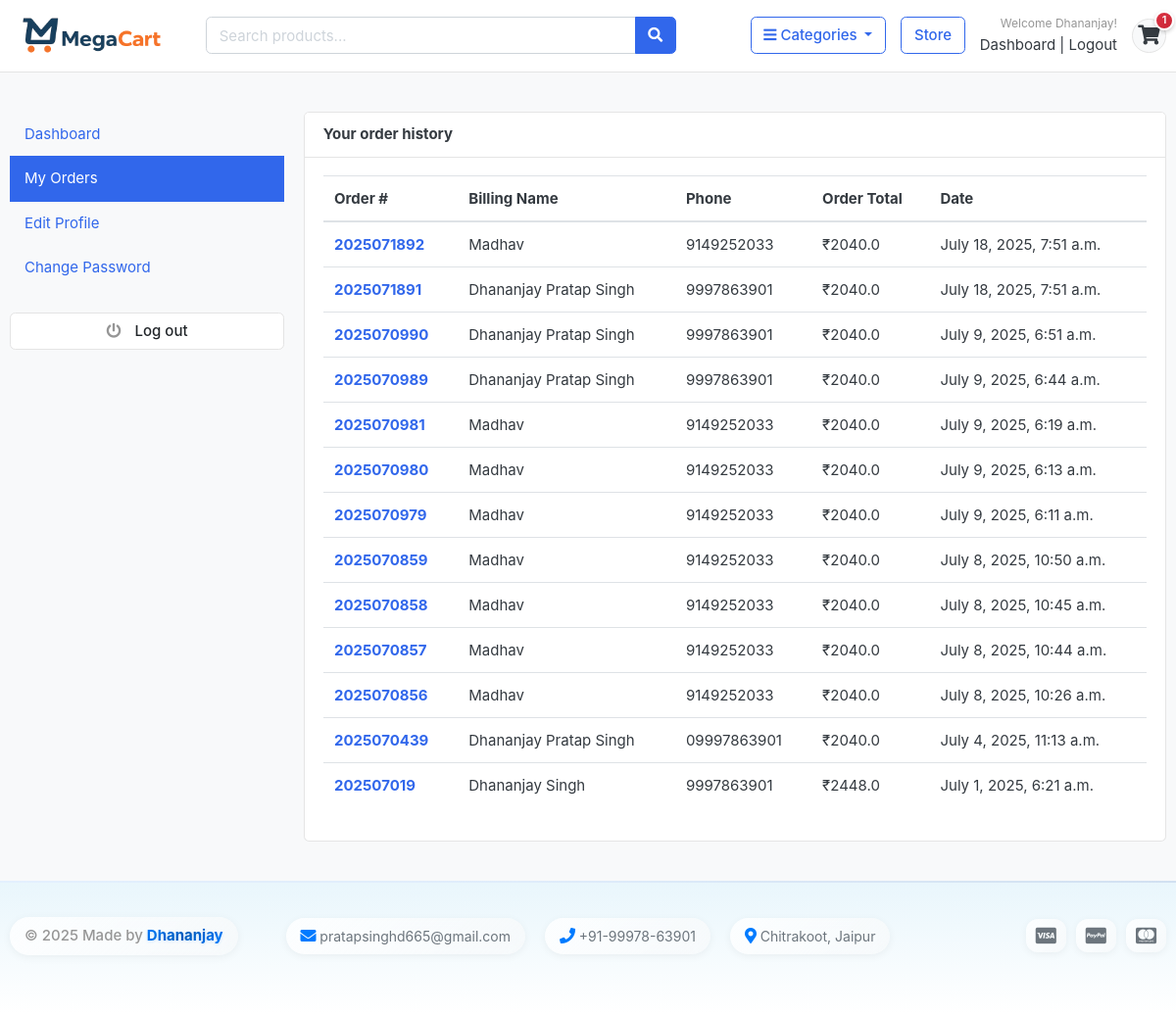
The app's page /accounts/my_orders/ (signed in), older data.
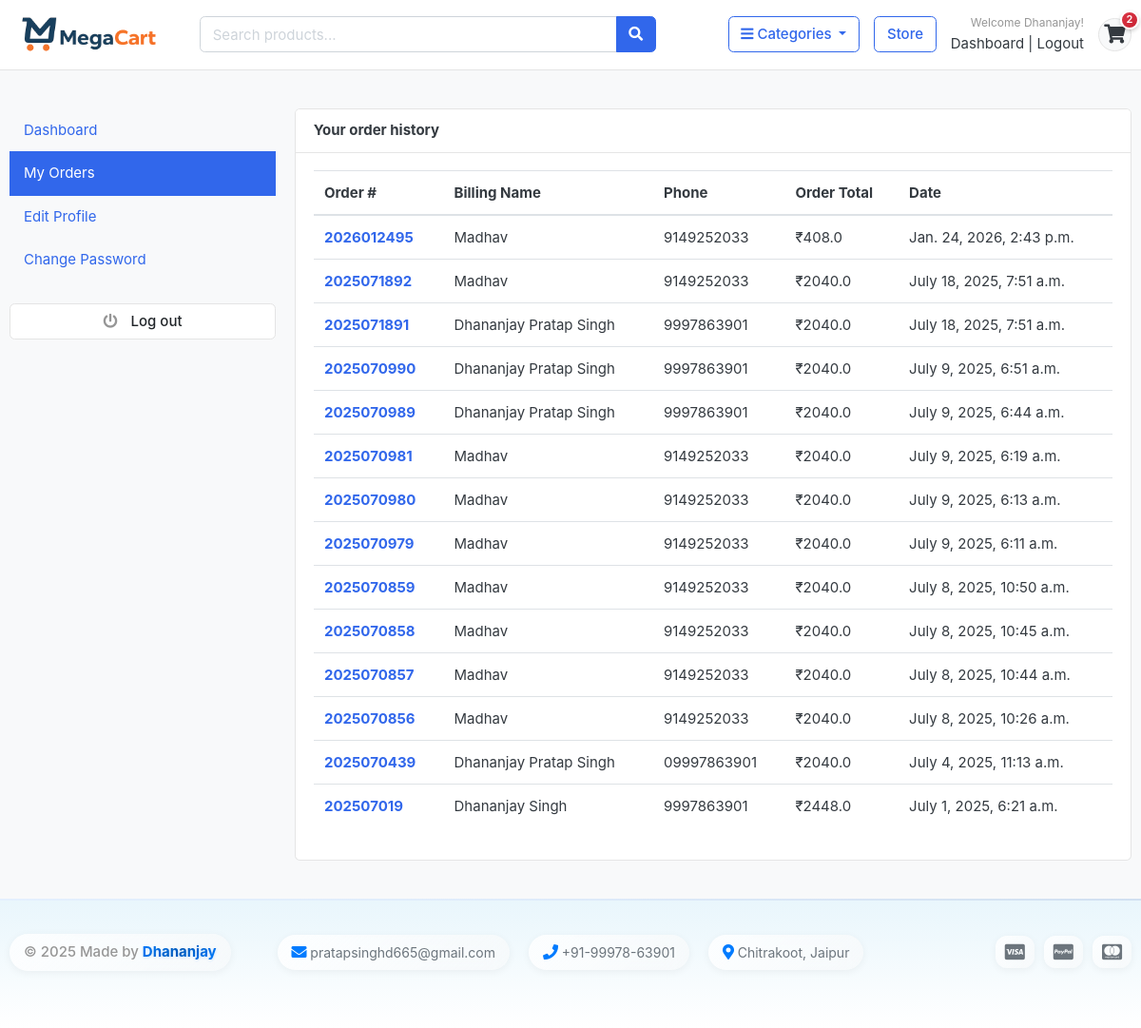
The same page, newer data.
### orders/models.py (models this page shows, shortened)
class Order(models.Model):
    STATUS = (
        ('New', 'New'),
        ('Accepted', 'Accepted'),
        ('Completed', 'Completed'),
        ('Cancelled', 'Cancelled'),
    )
    user = models.ForeignKey(Account, on_delete=models.SET_NULL, null=True)
    payment = models.ForeignKey(Payment, on_delete=models.SET_NULL, blank=True, null=True)
    order_number = models.CharField(max_length=20)
    first_name = models.CharField(max_length=50)
    last_name = models.CharField(max_length=50)
    phone = models.CharField(max_length=15)
    email = models.EmailField(max_length=50)
    address_line_1 = models.CharField(max_length=50)
    address_line_2 = models.CharField(max_length=50, blank=True)
    country = models.CharField(max_length=50)
    state = models.CharField(max_length=50)
    city = models.CharField(max_length=50)
    order_note = models.CharField(max_length=100, blank=True)
    order_total = models.FloatField()
    tax = models.FloatField()
    status = models.CharField(max_length=10, choices=STATUS, default='New')
    ip = models.CharField(blank=True, max_length=20)
    is_ordered = models.BooleanField(default=False)
    created_at = models.DateTimeField(auto_now_add=True)
    updated_at = models.DateTimeField(auto_now=True)
    def full_name(self):
        return f'{self.first_name} {self.last_name}'

### accounts/views.py (the view)
# urls.py: path('my_orders/', views.my_orders, name='my_orders'),
@login_required(login_url='login')
def my_orders(request):
    orders = Order.objects.filter(user=request.user, is_ordered=True).order_by('-created_at')
    context = {
        'orders': orders,
    }
    return render(request, 'accounts/my_orders.html', context)

### carts/context_processors.py (called while the page is built)
def counter(request):
    cart_count = 0
    if 'admin' in request.path:
        return {}
    else:
        try:
            cart = Cart.objects.filter(cart_id=_cart_id(request))
            if request.user.is_authenticated:
                cart_items = CartItem.objects.all().filter(user=request.user)
            else:
                cart_items = CartItem.objects.all().filter(cart=cart[:1])
            for cart_item in cart_items:
                cart_count += cart_item.quantity
        except Cart.DoesNotExist:
            cart_count = 0
    return dict(cart_count=cart_count)

### carts/views.py (called while the page is built)
def _cart_id(request):
    cart = request.session.session_key
    if not cart:
        cart = request.session.create()
    return cart

### category/context_processors.py (called while the page is built)
def menu_links(request):
    links = Category.objects.all()
    return dict(links=links)

### category/models.py (called while the page is built)
    def get_url(self):
        return reverse('products_by_category', args=[self.slug])

### templates/accounts/my_orders.html (shortened to what this page needs)
{% extends 'base.html' %}
{% block content %}
<section class="section-conten padding-y bg">
<div class="container">
	<div class="row">
	{% include 'includes/dashboard_sidebar.html' %}
	<main class="col-md-9">
		<article class="card">
		<header class="card-header">
			<strong class="d-inline-block mr-3">Your order history</strong>
		</header>
		<div class="card-body">
			<div class="row">
			<div class="col-md-12">
				<table class="table table-hover">
				  <thead>
				    <tr>
				      <th scope="col">Order #</th>
				      <th scope="col">Billing Name</th>
				      <th scope="col">Phone</th>
				      <th scope="col">Order Total</th>
							<th scope="col">Date</th>
				    </tr>
				  </thead>
				  <tbody>
						{% for order in orders %}
				    <tr>
				      <th scope="row"><a href="{% url 'order_detail' order.order_number %}">{{order.order_number}}</a></th>
				      <td>{{order.full_name}}</td>
				      <td>{{order.phone}}</td>
				      <td>₹{{order.order_total}}</td>
							<td>{{order.created_at}}</td>
				    </tr>
				{% endfor %}
				  </tbody>
				</table>
			</div>
			</div>
		</div>
		</article>
	</main>
</div>
</div>
</section>
{% endblock %}

### templates/includes/navbar.html (shortened to what this page needs)
{% load static %}
<header class="section-header">
<section class="header-main border-bottom">
  <div class="container-fluid">
    <div class="row align-items-center">
      <div class="col-3 col-sm-2 col-md-2 col-lg-2">
        <a href="{% url 'home' %}" class="brand-wrap">
          <img class="logo img-fluid" src="{% static './images/logo.png' %}" alt="Logo">
        </a>
      </div>
      <div class="col-lg-5 d-none d-lg-block">
        <form action="{% url 'search' %}" class="search" method='GET'>
          <div class="input-group">
            <input type="text" class="form-control" placeholder="Search products..." name="keyword">
            <div class="input-group-append">
              <button class="btn btn-primary" type="submit">
                <i class="fa fa-search"></i>
              </button>
            </div>
          </div>
        </form>
      </div>
      <div class="col-lg-5 col-md-8 d-none d-md-flex justify-content-end align-items-center">
        <div class="dropdown me-3">
          <button type="button" class="btn btn-outline-primary dropdown-toggle" data-toggle="dropdown">
            <i class="fa fa-bars"></i> Categories
          </button>
        </div>
        <a href="{% url 'store' %}" class="btn btn-outline-primary me-3">Store</a>
        <div class="user-info me-3">
          {% if user.id is None %}
            <div class="widget-header">
              <small class="title text-muted d-none d-lg-block">Welcome guest!</small>
              <div>
                <a href="{% url 'login' %}" class="text-decoration-none">Sign in</a>
                <span class="dark-transp d-none d-lg-inline"> | </span>
                <a href="{% url 'register' %}" class="text-decoration-none d-none d-lg-inline">Register</a>
              </div>
            </div>
          {% else %}
            <div class="widget-header">
              <small class="title text-muted d-none d-lg-block">Welcome {{user.first_name}}!</small>
              <div>
                <a href="{% url 'dashboard' %}" class="text-decoration-none">Dashboard</a>
                <span class="dark-transp d-none d-lg-inline"> | </span>
                <a href="{% url 'logout' %}" class="text-decoration-none d-none d-lg-inline">Logout</a>
              </div>
            </div>
          {% endif %}
        </div>
        <a href="{% url 'cart' %}" class="cart-link position-relative">
          <div class="icon icon-sm rounded-circle border d-flex align-items-center justify-content-center">
            <i class="fa fa-shopping-cart"></i>
          </div>
          <span class="cart-badge">{{cart_count}}</span>
        </a>
      </div>
    </div>
  </div>
</section>
</header>

Row changes from the older to the newer data that the page shows:
added Order: order_number "2026012495", full_name "Madhav", phone "9149252033", order_total "408.0", created_at "Jan. 24, 2026, 2:43 p.m."
Text that changed along with them:
{{ cart_count }}: "1" → "2"
